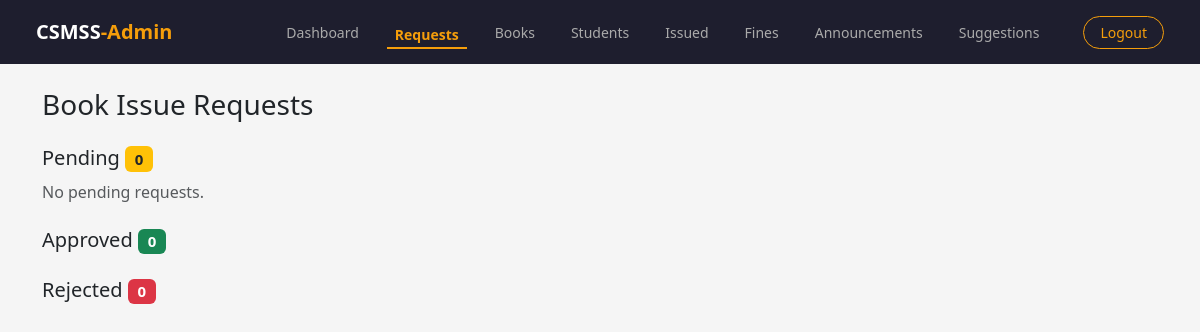
/admin/requests (signed in), run on an earlier commit of the app's database.
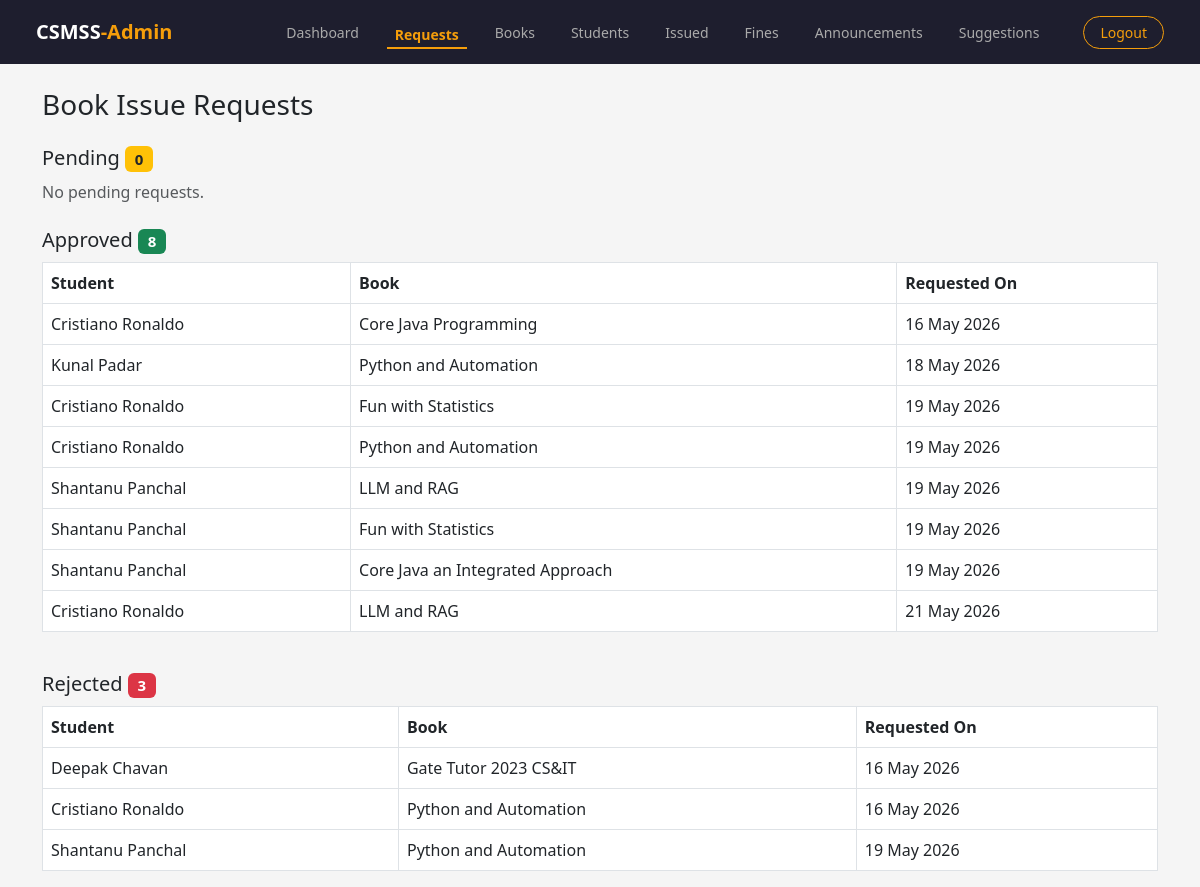
And on a later commit of the database.
### models.py (models this page shows)
class IssueRequest(db.Model):
    __tablename__ = 'IssueRequests'
    id = db.Column(db.Integer, primary_key=True)
    student_id = db.Column(db.Integer, db.ForeignKey('Students.id'), nullable=False)
    book_id = db.Column(db.Integer, db.ForeignKey('Books.id'),    nullable=False)
    status = db.Column(db.Enum(RequestStatus), default=RequestStatus.PENDING)
    created_at = db.Column(db.DateTime, default=datetime.now(timezone.utc))
    rejection_reason = db.Column(db.String(200), nullable=True)
    student = db.relationship('Student', backref='requests', lazy=True)
    book = db.relationship('Books',   backref='requests', lazy=True)

class Student(db.Model):
    __tablename__ = 'Students'
    id = db.Column(db.Integer, primary_key=True)
    name = db.Column(db.String(200), nullable=False)
    email = db.Column(db.String(200), nullable=False, unique=True)
    password = db.Column(db.String(200), nullable=False)
    roll_number = db.Column(db.String(20), nullable=False, unique=True)
    is_approved = db.Column(db.Boolean, default=False)
    issued_books = db.relationship('Issued_books', backref='student', lazy=True)
    fines = db.relationship('Fines', backref='student', lazy=True)

class Books(db.Model):
    __tablename__ = 'Books'
    id = db.Column(db.Integer, primary_key=True)
    title = db.Column(db.String(500), nullable=False)
    author = db.Column(db.String(500), nullable=False)
    isbn = db.Column(db.String(140), nullable=False)
    category_id = db.Column(db.Integer, nullable=False)
    total_copies = db.Column(db.Integer, nullable=False)
    available_copies = db.Column(db.Integer, nullable=False)
    cover_image = db.Column(db.String(200))

### app.py (the view)
@app.route('/admin/requests')
def admin_requests():
    if session.get('role') != 'admin':
        return redirect(url_for('admin_login'))
    pending  = IssueRequest.query.filter_by(status=RequestStatus.PENDING).all()
    approved = IssueRequest.query.filter_by(status=RequestStatus.APPROVED).all()
    rejected = IssueRequest.query.filter_by(status=RequestStatus.REJECTED).all()
    return render_template('admin/requests.html',
        pending  = pending,
        approved = approved,
        rejected = rejected
    )

### templates/admin/requests.html (shortened to what this page needs)
{% extends 'base_admin.html' %}
{% block content %}
<div class="container mt-4">
  <h3>Book Issue Requests</h3>
  <h5 class="mt-4">Pending
    <span class="badge bg-warning text-dark">{{ pending | length }}</span>
  </h5>
  {% if pending %}
  <div class="table-responsive">
  <table class="table table-bordered">
    <thead class="table-dark">
      <tr>
        <th>Student</th>
        <th>Roll No</th>
        <th>Book</th>
        <th>Available Copies</th>
        <th>Requested On</th>
        <th>Action</th>
      </tr>
    </thead>
    <tbody>
      {% for req in pending %}
      <tr>
        <td>{{ req.student.name }}</td>
        <td>{{ req.student.roll_number }}</td>
        <td>{{ req.book.title }}</td>
        <td>{{ req.book.available_copies }}</td>
        <td>{{ req.created_at.strftime('%d %b %Y') }}</td>
        <td>
          <form action="{{ url_for('approve_request', request_id=req.id) }}"
                method="POST" style="display:inline">
            <button type="submit" class="btn btn-success btn-sm">Approve</button>
          </form>
          <form action="{{ url_for('reject_request', request_id=req.id) }}"
                method="POST" style="display:inline">
            <select name="reason" class="form-select form-select-sm d-inline w-auto">
              <option value="Book already reserved">Book already reserved</option>
              <option value="Student fine pending">Student fine pending</option>
              <option value="Limit of 3 books reached">Can not issue book for while</option>
              <option value="Book under maintenance">Book under maintenance</option>
              <option value="Other">Other</option>
            </select>
            <button type="submit" class="btn btn-danger btn-sm ms-1">Reject</button>
          </form>
        </td>
      </tr>
      {% endfor %}
    </tbody>
  </table>
  </div>
  {% else %}
    <p class="text-muted">No pending requests.</p>
  {% endif %}
  <h5 class="mt-4">Approved
    <span class="badge bg-success">{{ approved | length }}</span>
  </h5>
  {% if approved %}
  <div class="table-responsive">
  <table class="table table-bordered">
    <thead>
      <tr>
        <th>Student</th><th>Book</th><th>Requested On</th>
      </tr>
    </thead>
    <tbody>
      {% for req in approved %}
      <tr>
        <td>{{ req.student.name }}</td>
        <td>{{ req.book.title }}</td>
        <td>{{ req.created_at.strftime('%d %b %Y') }}</td>
      </tr>
      {% endfor %}
    </tbody>
  </table>
  </div>
  {% endif %}
  <h5 class="mt-4">Rejected
    <span class="badge bg-danger">{{ rejected | length }}</span>
  </h5>
  {% if rejected %}
  <div class="table-responsive">
  <table class="table table-bordered">
    <thead>
      <tr>
        <th>Student</th><th>Book</th><th>Requested On</th>
      </tr>
    </thead>
    <tbody>
      {% for req in rejected %}
      <tr>
        <td>{{ req.student.name }}</td>
        <td>{{ req.book.title }}</td>
        <td>{{ req.created_at.strftime('%d %b %Y') }}</td>
      </tr>
      {% endfor %}
    </tbody>
  </table>
  </div>
  {% endif %}
</div>
{% endblock %}

What changed in the data, as far as the page shows it:
added IssueRequest: student.name "Cristiano Ronaldo", book "Core Java Programming", created_at "16 May 2026", shown under "Approved 8"
added IssueRequest: student.name "Kunal Padar", book "Python and Automation", created_at "18 May 2026", shown under "Approved 8"
added IssueRequest: student.name "Cristiano Ronaldo", book "Fun with Statistics", created_at "19 May 2026", shown under "Approved 8"
added IssueRequest: student.name "Cristiano Ronaldo", book "Python and Automation", created_at "19 May 2026", shown under "Approved 8"
added IssueRequest: student.name "Shantanu Panchal", book "LLM and RAG", created_at "19 May 2026", shown under "Approved 8"
added IssueRequest: student.name "Shantanu Panchal", book "Fun with Statistics", created_at "19 May 2026", shown under "Approved 8"
added IssueRequest: student.name "Shantanu Panchal", book "Core Java an Integrated Approach", created_at "19 May 2026", shown under "Approved 8"
added IssueRequest: student.name "Cristiano Ronaldo", book "LLM and RAG", created_at "21 May 2026", shown under "Approved 8"
added IssueRequest: student.name "Deepak Chavan", book "Gate Tutor 2023 CS&IT", created_at "16 May 2026", shown under "Rejected 3"
added IssueRequest: student.name "Cristiano Ronaldo", book "Python and Automation", created_at "16 May 2026", shown under "Rejected 3"
added IssueRequest: student.name "Shantanu Panchal", book "Python and Automation", created_at "19 May 2026", shown under "Rejected 3"
Also different on the page:
{{ approved | length }}: "0" → "8"
{{ rejected | length }}: "0" → "3"
text now shown: "Student Book Requested On Student Book Requested On"
